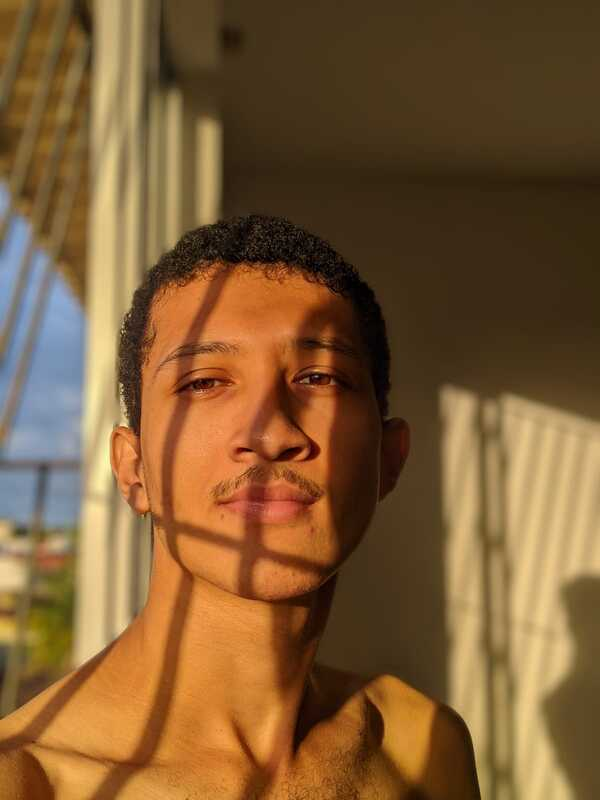
#> input picture Captura_de_câmera_e_manipulação/eu.jpeg, 600 x 800 px, given in place of video, which was not available
$ python capturaBandas.py
#> lines starting #> are read from the running program, lines starting #| are printed output that depends on the picture; pictures that were not available may be replaced by others from this repository, and a replacement may not be noted
import numpy as np
import cv2 as cv

#Variável cap que está recebendo a URL da camera do telefone
cap = cv.VideoCapture('http://192.168.1.3:4747/video')

#Se a captura não puder ser aberta, exibe a seguinte mensagem de erro
if not cap.isOpened():

    # Mensagem de erro
    print("A câmera não pode ser aberta.")
    exit()

# Enquanto a camera estiver ativa, irá executar os seguintes passos
while True:

    # A captura está sendo lida e armazenada no frame. Ret é a variavel de "Sucesso"
    ret, frame = cap.read()
#> frame is the input picture: shape (800, 600, 3); mean B, G, R 52.5, 91.2, 125.8

    # Metodo usado para salvar as imagens em suas respectivas cores
    # s é a variável em que quero armazenar o caractere de entrada
    s = cv.waitKey(1)
#> (key q is pressed here)

    # Se a tecla pressionada for "s" (minusculo), o programa faz as capturas em PNG, simultaneamente, mas em arquivos diferentes
    # Em cinza, nas cores originais, em azul, em verde e em vermelho, respectivamente
    if s == ord("s"):
        cv.imwrite('capturaGray.png', gray)
        cv.imwrite('capturaOriginal.png', original)
        cv.imwrite('capturaBlue.png', B)
        cv.imwrite('capturaGreen.png', G)
        cv.imwrite('capturaRed.png', R)

    # Se a variável de sucesso for um fracasso, o programa exibe a seguinte mensagem de erro
    if not ret:

        # Mensagem de erro
        print("Quadro não recebido.")
        break

    # Altura, largura e camada da imagem. Esse metodo retorna o formato de um array.
    # A variável 'zeros' recebe a forma do frame como primeiro parâmetro, e o segundo parametro retorna o tipo do array
    # Por possuir altura e largura, o programa traduz como uma imagem de duas dimensões
    # R,G,B faz a divisao da janela em 3 variáveis, onde cada uma irá receber o valor de cada esquema de cor.
    height,width,layer = np.shape(frame)
#> height = 800; width = 600; layer = 3
    zeros = np.zeros((height,width),np.uint8)
    R,G,B = cv.split(frame)
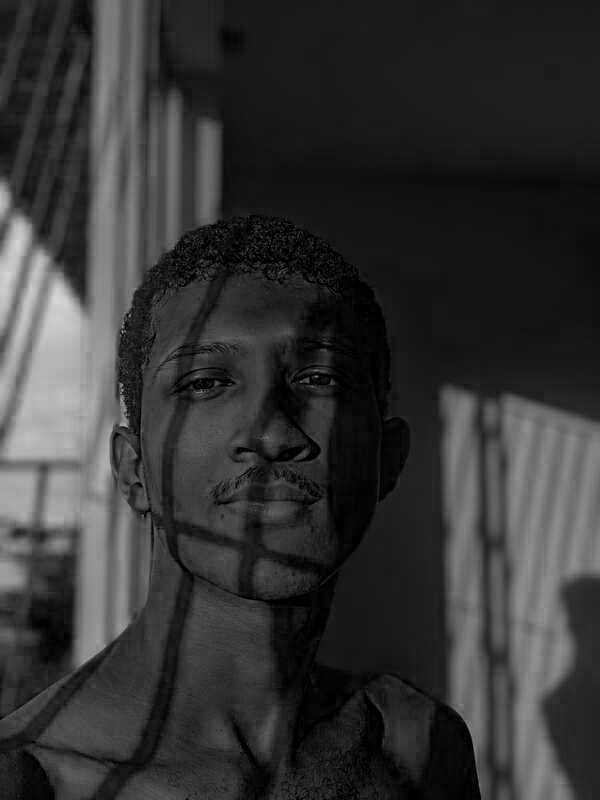
#> R: shape (800, 600); min 0, max 217, mean 52.5
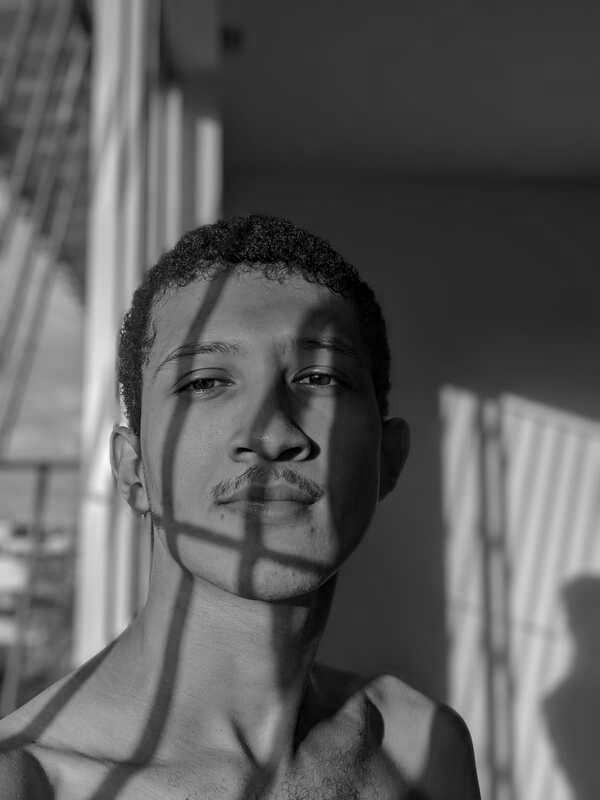
#> G: shape (800, 600); min 0, max 255, mean 91.2
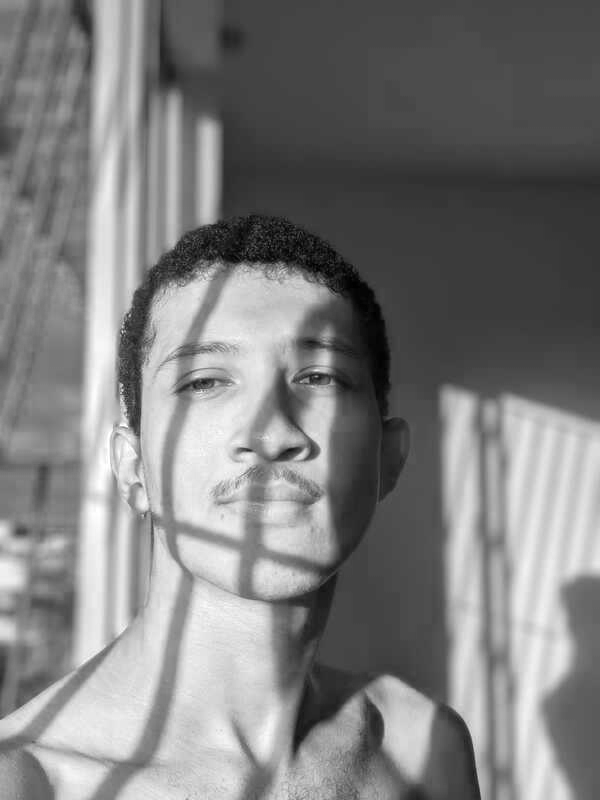
#> B: shape (800, 600); min 0, max 255, mean 125.8

    # Valores de mesclagem e conversão de cores sendo atribuidos para as variáveis a seguir
    B = cv.merge([B,zeros,zeros])
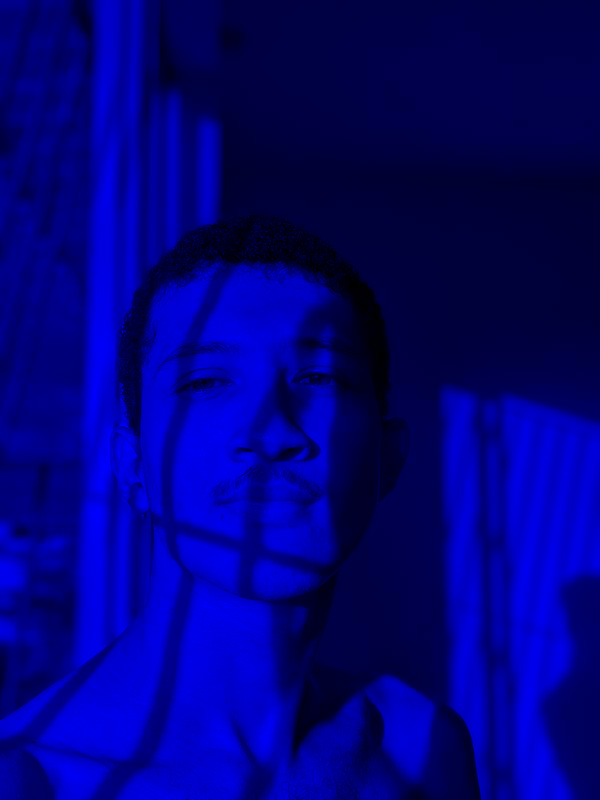
#> B: shape (800, 600, 3); mean of channels 0, 1, 2 125.8, 0, 0; drawn as B, G, R
    G = cv.merge([zeros,G,zeros])
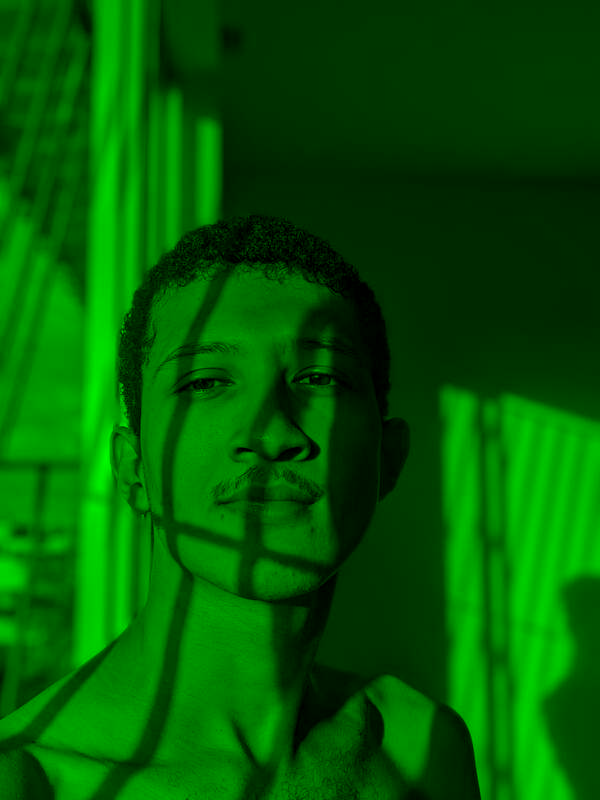
#> G: shape (800, 600, 3); mean of channels 0, 1, 2 0, 91.2, 0; drawn as B, G, R
    R = cv.merge([zeros,zeros,R])
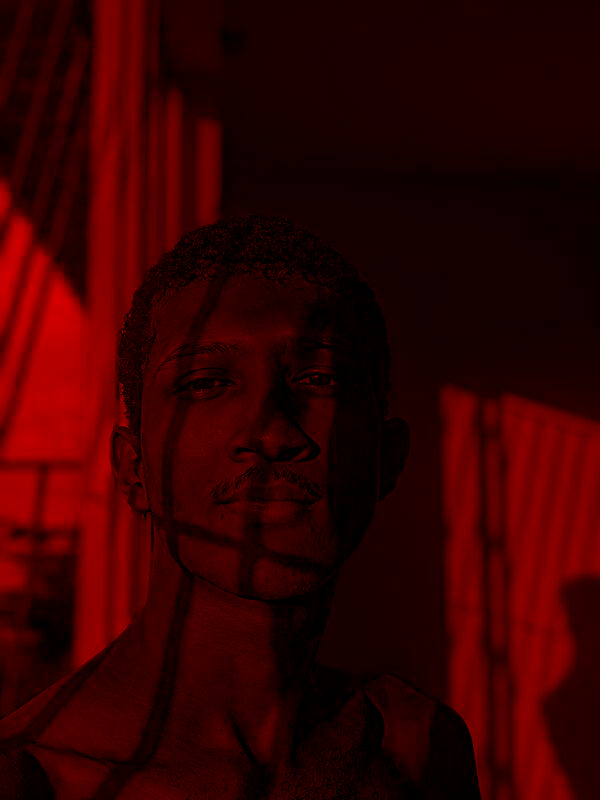
#> R: shape (800, 600, 3); mean of channels 0, 1, 2 0, 0, 52.5; drawn as B, G, R
    original = cv.cvtColor(frame, cv.COLOR_BGR2BGRA)
    gray = cv.cvtColor(frame, cv.COLOR_BGR2GRAY)
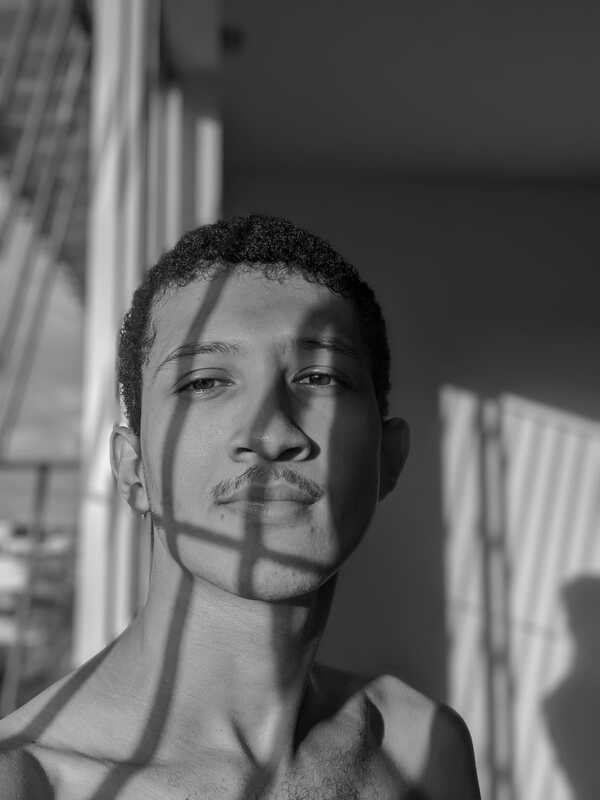
#> gray: shape (800, 600); min 0, max 247, mean 97.1

    # Exibir as janelas. O titulo é recebido como primeiro parâmetro
    # E o segundo parâmetro é atribuido ao canal de cores desejado
    cv.imshow("Escala de Cinza", gray)
    cv.imshow('Imagem Original', original)
    cv.imshow('Escala de Azul', B)
    cv.imshow('Escala de Verde', G)
    cv.imshow('Escala de Vermelho', R)

    # Sair do programa se a tecla "q" (minuscula) for pressionada
    if cv.waitKey(1) == ord('q'):
#> (key q is pressed here)
        break

# Abortar operação de captura e fechar todas as janelas, respectivamente.
cap.release()
cv.destroyAllWindows()

# Fim

$ run again, on Captura_de_câmera_e_manipulação/onibus.jpeg
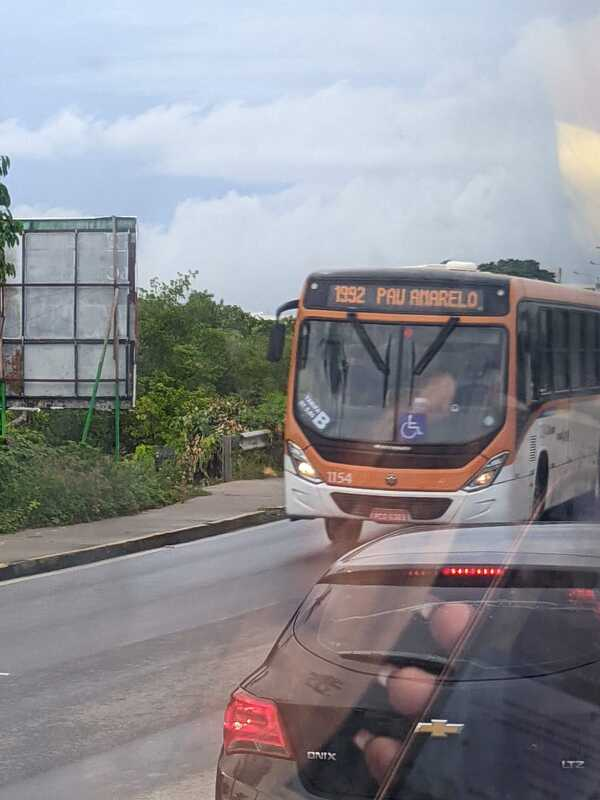
#> input picture Captura_de_câmera_e_manipulação/onibus.jpeg, 600 x 800 px, given in place of video, which was not available
#> frame is the input picture: shape (800, 600, 3); mean B, G, R 146.5, 141.2, 141.2
#> `G = cv.merge([zeros,G,zeros])`:
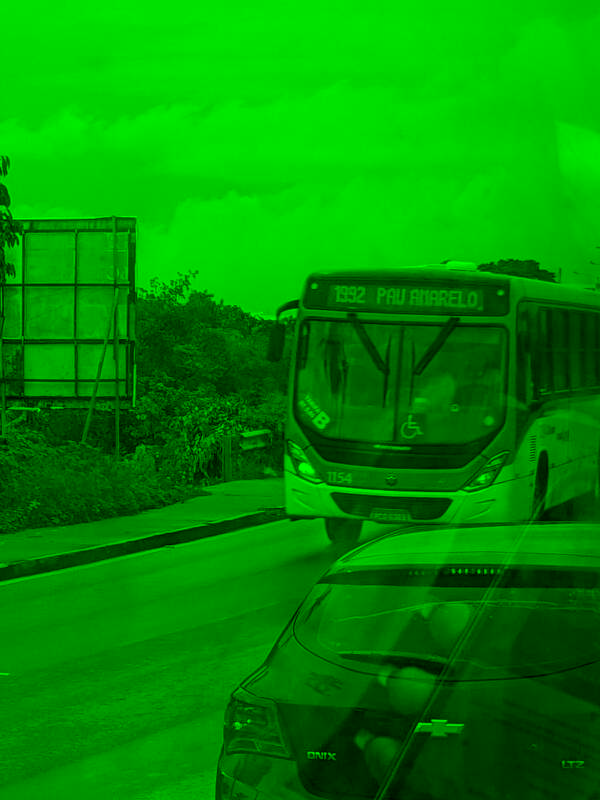
#> G: shape (800, 600, 3); mean of channels 0, 1, 2 0, 141.2, 0; drawn as B, G, R
#> `R = cv.merge([zeros,zeros,R])`:
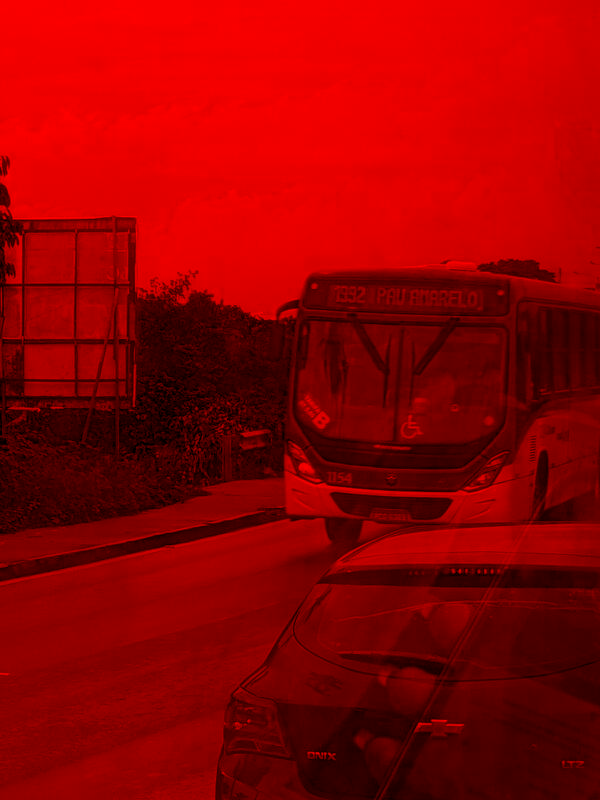
#> R: shape (800, 600, 3); mean of channels 0, 1, 2 0, 0, 146.5; drawn as B, G, R
